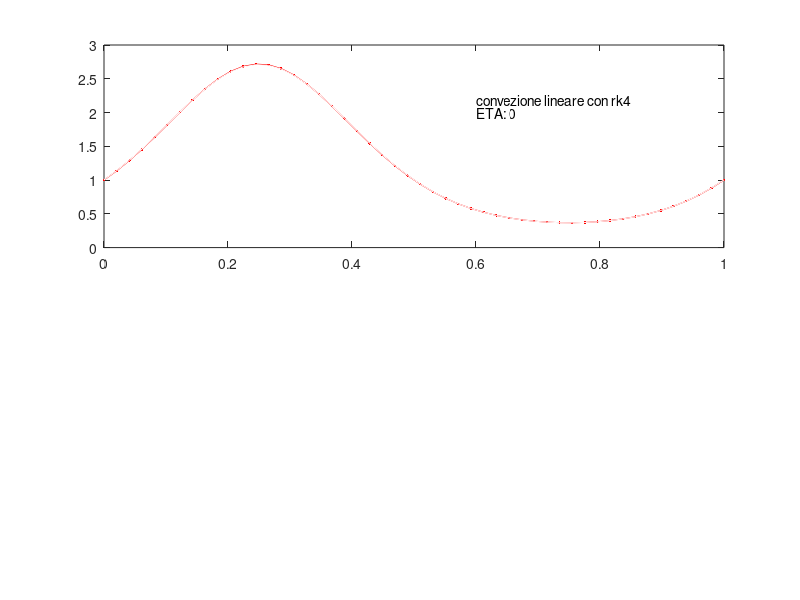

Recreate this plot in MATLAB. (Note: this script raises an error after producing the figure.)
clc; close all; clear;
%% definizione del dominio

global f;
L=1;                        %lunghezza dominio
Nx=50;                      %grandezza mesh
x=linspace(0,L,Nx);         %punti x discretizzati
h=x(2)-x(1);  hq=h*h;       %spaziatura mesh spaziale
a=1;                        %velocità convezione
COU=0.8;                    %numero di courant
dt=(COU*h)/a;               %spaziatura mesh temporale
T=3*(L/a);                  %tempo finale
Nt=round(T/dt);             %spaziatura mesh temporale
dt=T/Nt;                    %dt aggiustato per l'arrotondamento
PHI0=exp(sin((2*pi*x)/L));  %condizione iniziale

%% trovo le matrici dello schema
%ipotizzo A*PHI'=(3/h) B*PHI

vA=zeros(1, Nx-1); vA(1)=4; vA(2)=1; vA(end)=1;
vB=zeros(1, Nx-1); vB(2)=1; vB(end)=-1;
A=gallery('circul',vA);
B=gallery('circul',vB);

% PHI'=-a*D*PHI

D=(3/h)*(A\B);

f=-a*D;

PHI=PHI0(1:Nx-1);
PHI=PHI';


%% runge kutta e illustrazione
sumrk4=zeros(Nt,1);
for i=1:Nt
    PHI1=PHI;
    PHI2=PHI+dt*(f*PHI1)/3;
    PHI3=PHI+dt*2*(f*PHI2)/3;
   
    PHI=PHI+dt*(f*PHI1+3*f*PHI3)/4;

    sumrk4(i)=sum(PHI)*h;
    %grafica

    figure(1); subplot(2,1,1) 
    plot(x, PHI0, 'r.-');hold on;
    plot(x, [PHI; PHI(1)], 'w-'); hold off;
    text(0.6,2.2,'convezione lineare con rk4')
    text(0.6, 2, ['ETA: ',num2str(T-(i*dt))]);
    drawnow; 
end


%% metodo ode45
tspan = linspace(0,T,Nt); 
[t, PHI45] = ode45(@odefun, tspan, PHI0(1:Nx-1));

sumODE45=sum(PHI45')'*h;

for i = 1:Nt
    figure (1); subplot(2,1,2); 
    plot(x,PHI0,'.-r'); hold on;
    plot(x, [PHI45(i,:) PHI45(i, 1)], 'w-'); hold off;
    text(0.6,2.2,'convezione lineare con ode45')
    text(0.6, 2, ['ETA: ',num2str(T-(i*dt))]);
    drawnow; 
end

figure (2);subplot (2,1,1);
plot (sumrk4, '.b'); hold on;
subplot (2,1,2);
plot (sumODE45, '.y'); hold on
